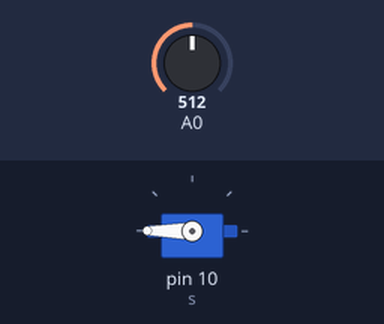
A sketch run on a simulated Arduino Uno, built with avr-gcc and run on an emulated ATmega328P. Shown: servo. Inputs (shaded band) come from the test bench; at power-on: A0 = 512. What the sketch prints to the serial monitor is not drawn.

Above: at 3.7 s.
At 16.5 s:
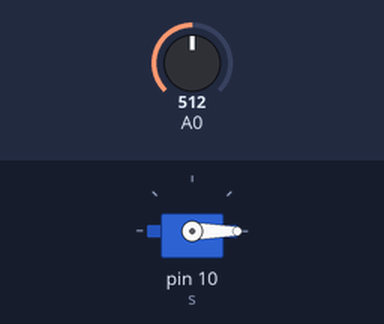
At 32.68 s:
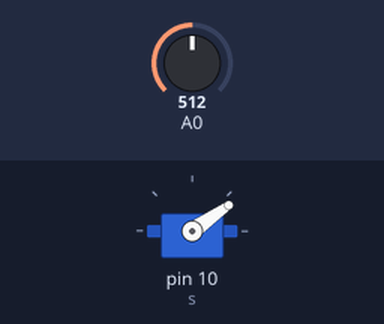
At 39.29 s:
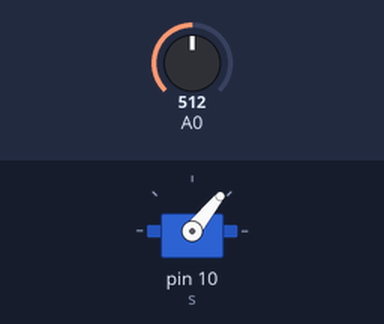
Timing chart, 0 to 40.0 s (numbered marks = the images above):
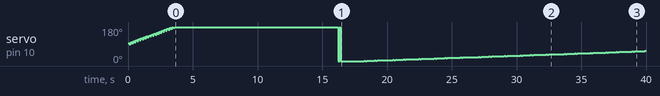

Measured:
- by itself, servo on pin 10 (s): 95° → 90° at 0.10 s, → 100° 0.10 s later, → 95° 0.10 s later, → 105° 0.10 s later, … (196 changes in this stretch)

The sketch:

servoMotor.ino
```cpp
#include <Servo.h>
Servo s;
int ang=90;
int ang2=90;
int var=0;

void setup() {
  Serial.begin(9600);
  pinMode(A0, INPUT);
  pinMode(10, OUTPUT);
  s.attach(10);
}

void loop() {

  var = analogRead(A0);
  Serial.println(var);
  var = map(var,0,40,255,0);
  ang = ang+5;
  s.write(ang);
  delay(100);
  ang2 = ang-5;
  s.write(ang2);
  delay(100);
  if(ang<ang2) {
    ang = ang2;
  } else {
    ang = ang;
  }

}
```
